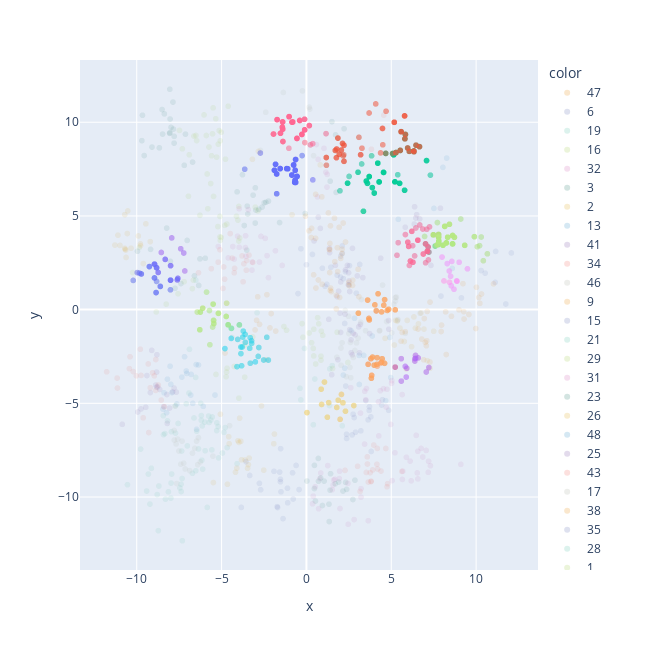

Notebook cell for this chart:
### Markdown cell above
Two dimensional representation of the identified clusters.

### Code cell
fig = px.scatter(
    df, x="x", y="y",
    color=pd.Series(target, dtype=str, name="Center"),
    color_discrete_sequence=px.colors.qualitative.Vivid,
    width=650, height=650,
    render_mode='webgl',
    opacity=0.1,
)
for group, data in clustered_df.groupby("target"):
    fig.add_trace(go.Scattergl(
        x=data["x"],
        y=data["y"],
        mode="markers",
        opacity=0.5
    ))

iplot(fig)
